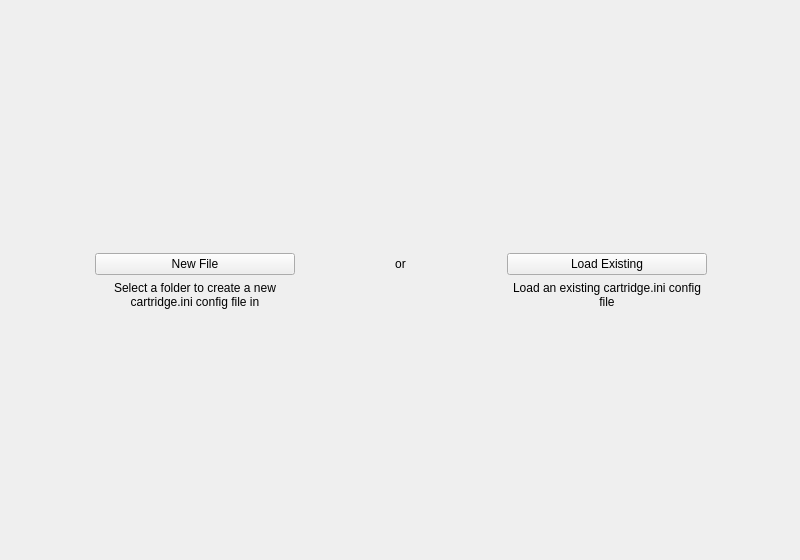
<?xml version="1.0" encoding="UTF-8"?>
<ui version="4.0">
 <class>Form</class>
 <widget class="QWidget" name="Form">
  <property name="geometry">
   <rect>
    <x>0</x>
    <y>0</y>
    <width>800</width>
    <height>560</height>
   </rect>
  </property>
  <property name="sizePolicy">
   <sizepolicy hsizetype="Fixed" vsizetype="Fixed">
    <horstretch>0</horstretch>
    <verstretch>0</verstretch>
   </sizepolicy>
  </property>
  <property name="windowTitle">
   <string>Form</string>
  </property>
  <widget class="QWidget" name="gridLayoutWidget">
   <property name="geometry">
    <rect>
     <x>0</x>
     <y>0</y>
     <width>801</width>
     <height>561</height>
    </rect>
   </property>
   <layout class="QGridLayout" name="gridLayout_2">
    <item row="2" column="1">
     <widget class="QLabel" name="label_2">
      <property name="sizePolicy">
       <sizepolicy hsizetype="Fixed" vsizetype="Preferred">
        <horstretch>0</horstretch>
        <verstretch>0</verstretch>
       </sizepolicy>
      </property>
      <property name="minimumSize">
       <size>
        <width>200</width>
        <height>0</height>
       </size>
      </property>
      <property name="text">
       <string>Select a folder to create a new cartridge.ini config file in</string>
      </property>
      <property name="alignment">
       <set>Qt::AlignCenter</set>
      </property>
      <property name="wordWrap">
       <bool>true</bool>
      </property>
     </widget>
    </item>
    <item row="0" column="1">
     <spacer name="verticalSpacer">
      <property name="orientation">
       <enum>Qt::Vertical</enum>
      </property>
      <property name="sizeHint" stdset="0">
       <size>
        <width>20</width>
        <height>40</height>
       </size>
      </property>
     </spacer>
    </item>
    <item row="1" column="4">
     <spacer name="horizontalSpacer_3">
      <property name="orientation">
       <enum>Qt::Horizontal</enum>
      </property>
      <property name="sizeHint" stdset="0">
       <size>
        <width>40</width>
        <height>20</height>
       </size>
      </property>
     </spacer>
    </item>
    <item row="2" column="5">
     <widget class="QLabel" name="label_3">
      <property name="sizePolicy">
       <sizepolicy hsizetype="Fixed" vsizetype="Preferred">
        <horstretch>0</horstretch>
        <verstretch>0</verstretch>
       </sizepolicy>
      </property>
      <property name="minimumSize">
       <size>
        <width>200</width>
        <height>0</height>
       </size>
      </property>
      <property name="text">
       <string>Load an existing cartridge.ini config file</string>
      </property>
      <property name="alignment">
       <set>Qt::AlignCenter</set>
      </property>
      <property name="wordWrap">
       <bool>true</bool>
      </property>
     </widget>
    </item>
    <item row="1" column="6">
     <spacer name="horizontalSpacer_2">
      <property name="orientation">
       <enum>Qt::Horizontal</enum>
      </property>
      <property name="sizeHint" stdset="0">
       <size>
        <width>40</width>
        <height>20</height>
       </size>
      </property>
     </spacer>
    </item>
    <item row="1" column="5">
     <widget class="QPushButton" name="buttonLoad">
      <property name="sizePolicy">
       <sizepolicy hsizetype="Fixed" vsizetype="Fixed">
        <horstretch>0</horstretch>
        <verstretch>0</verstretch>
       </sizepolicy>
      </property>
      <property name="minimumSize">
       <size>
        <width>200</width>
        <height>0</height>
       </size>
      </property>
      <property name="text">
       <string>Load Existing</string>
      </property>
     </widget>
    </item>
    <item row="1" column="0">
     <spacer name="horizontalSpacer">
      <property name="orientation">
       <enum>Qt::Horizontal</enum>
      </property>
      <property name="sizeHint" stdset="0">
       <size>
        <width>40</width>
        <height>20</height>
       </size>
      </property>
     </spacer>
    </item>
    <item row="1" column="2">
     <spacer name="horizontalSpacer_4">
      <property name="orientation">
       <enum>Qt::Horizontal</enum>
      </property>
      <property name="sizeHint" stdset="0">
       <size>
        <width>40</width>
        <height>20</height>
       </size>
      </property>
     </spacer>
    </item>
    <item row="1" column="3">
     <widget class="QLabel" name="label">
      <property name="text">
       <string>or</string>
      </property>
      <property name="alignment">
       <set>Qt::AlignCenter</set>
      </property>
     </widget>
    </item>
    <item row="3" column="1">
     <spacer name="verticalSpacer_2">
      <property name="orientation">
       <enum>Qt::Vertical</enum>
      </property>
      <property name="sizeHint" stdset="0">
       <size>
        <width>20</width>
        <height>40</height>
       </size>
      </property>
     </spacer>
    </item>
    <item row="1" column="1">
     <widget class="QPushButton" name="buttonNew">
      <property name="sizePolicy">
       <sizepolicy hsizetype="Fixed" vsizetype="Fixed">
        <horstretch>0</horstretch>
        <verstretch>0</verstretch>
       </sizepolicy>
      </property>
      <property name="minimumSize">
       <size>
        <width>200</width>
        <height>0</height>
       </size>
      </property>
      <property name="text">
       <string>New File</string>
      </property>
     </widget>
    </item>
   </layout>
  </widget>
 </widget>
 <resources/>
 <connections/>
</ui>
